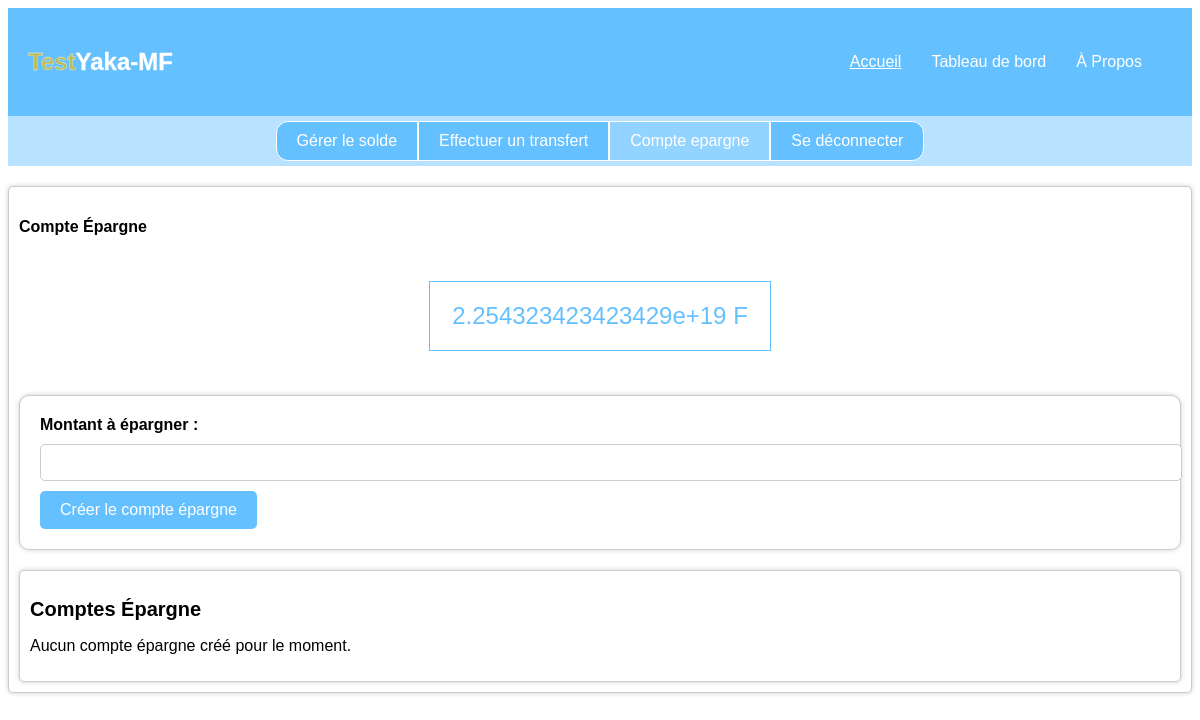
Before: /compte_epargne (signed in) with the older database file.
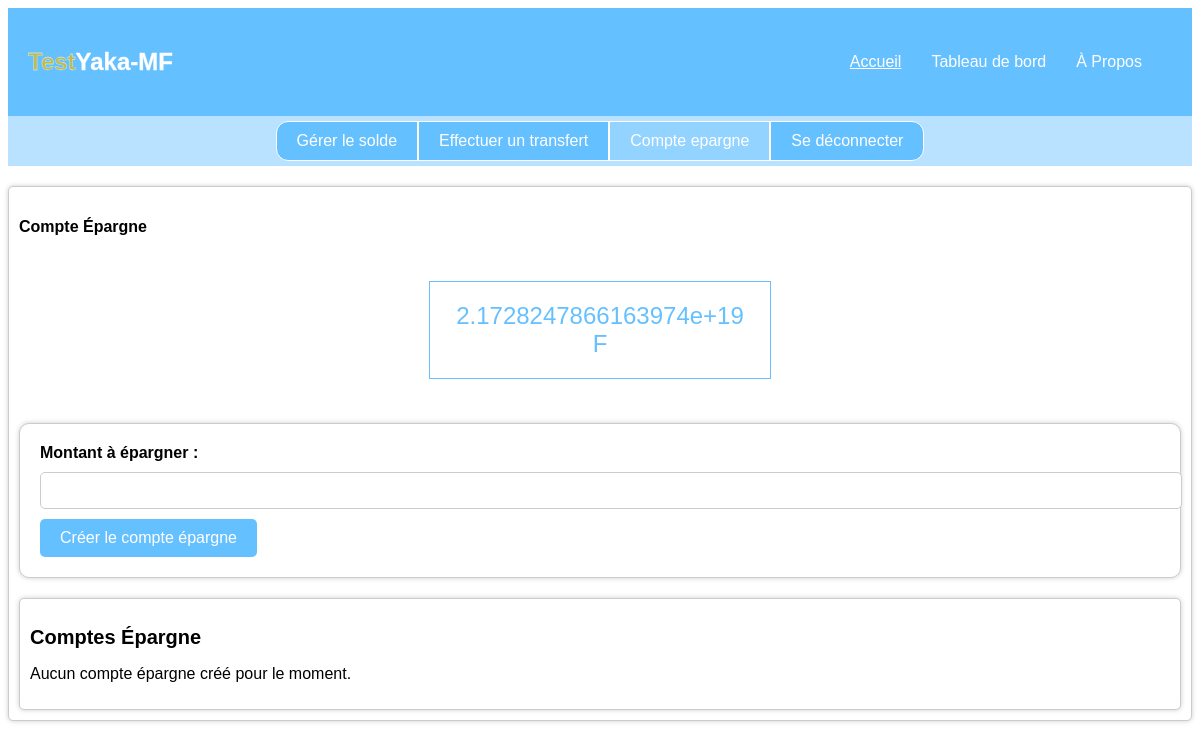
After: the same page with the newer database file.
### tables this page shows
CREATE TABLE utilisateur (
        id INTEGER PRIMARY KEY AUTOINCREMENT,
        nom TEXT,
        email TEXT UNIQUE,
        contact TEXT UNIQUE,
        mot_de_passe TEXT,
        solde REAL DEFAULT 3000
    );

### app.py (the view, shortened to what this page needs)
@app.route('/compte_epargne', methods=['POST', 'GET'])
@login_required
def compte_epargne():
    cursor.execute('SELECT montant_epargne FROM compte_epargne WHERE utilisateur_id = ?', (current_user.id,))
    comptes_epargne = cursor.fetchall()
    return render_template('compte_epargne.html', solde=current_user.solde, comptes_epargne=comptes_epargne)

### app.py (called while the page is built)
@login_manager.user_loader
def load_user(user_id):
    cursor.execute('SELECT * FROM utilisateur WHERE id = ?', (user_id,))
    utilisateur_data = cursor.fetchone()
    if utilisateur_data:
        return Utilisateur(*utilisateur_data)
    return None

### templates/compte_epargne.html (shortened to what this page needs)
<!DOCTYPE html>
<html lang="en">
<head>
    <link rel="stylesheet" href="../static/css/compte_epargne.css">
</head>
<body>
    <div class="tableau-de-bord">
        <div class="logo">
            <a href="#"><h2 style="color: rgb(188, 188, 89); -webkit-text-stroke: 0.3px white;">Test<span style="color: white;">Yaka-MF</span></h2></a>
        </div>
        <div class="menu">
            <ul>
                <li><a style="text-decoration: underline;" href="#">Accueil</a></li>
                <li><a href="{{ url_for('connexion') }}">Tableau de bord</a></li>
                <li><a href="{{ url_for('a_propos') }}">À Propos</a></li>
            </ul>
        </div>
    </div>
    <div class="barre-menu">
        <button class="menu-bouton1"> <a href="{{ url_for('dashboard') }}">Gérer le solde</a></button>
        <button class="menu-bouton2"> <a href="{{ url_for('transfert') }}">Effectuer un transfert</a></button>
        <button class="menu-bouton3"  style=" background: #65bfff75;"> <a href="{{ url_for('compte_epargne') }}">Compte epargne</a></button>
        <button class="menu-bouton4"> <a href="{{ url_for('deconnexion') }}">Se déconnecter</a></button>
    </div>
    <div class="compte-epargne">
        <h4>Compte Épargne</h4>
        <div class="solde">
            <p>{{ solde }} F</p>
        </div>
        <form class="epargne-form button" method="POST" action="/compte_epargne">
            <label for="montant_epargne">Montant à épargner :</label>
            <input type="number" id="montant_epargne" name="montant_epargne" required>
            <button type="submit">Créer le compte épargne</button>
        </form>
        <div class="compte-epargne">
            <h2>Comptes Épargne</h2>
            {% if comptes_epargne %}
                <ul>
                    {% for compte in comptes_epargne %}
                        <li>Montant épargné : {{ compte.montant_epargne }} F</li>
                    {% endfor %}
                </ul>
            {% else %}
                <p>Aucun compte épargne créé pour le moment.</p>
            {% endif %}
        </div>
    </div>
</body>
</html>

Changed rows visible on the page:
changed utilisateur: solde "2.254323423423429e+19" → "2.1728247866163974e+19"
